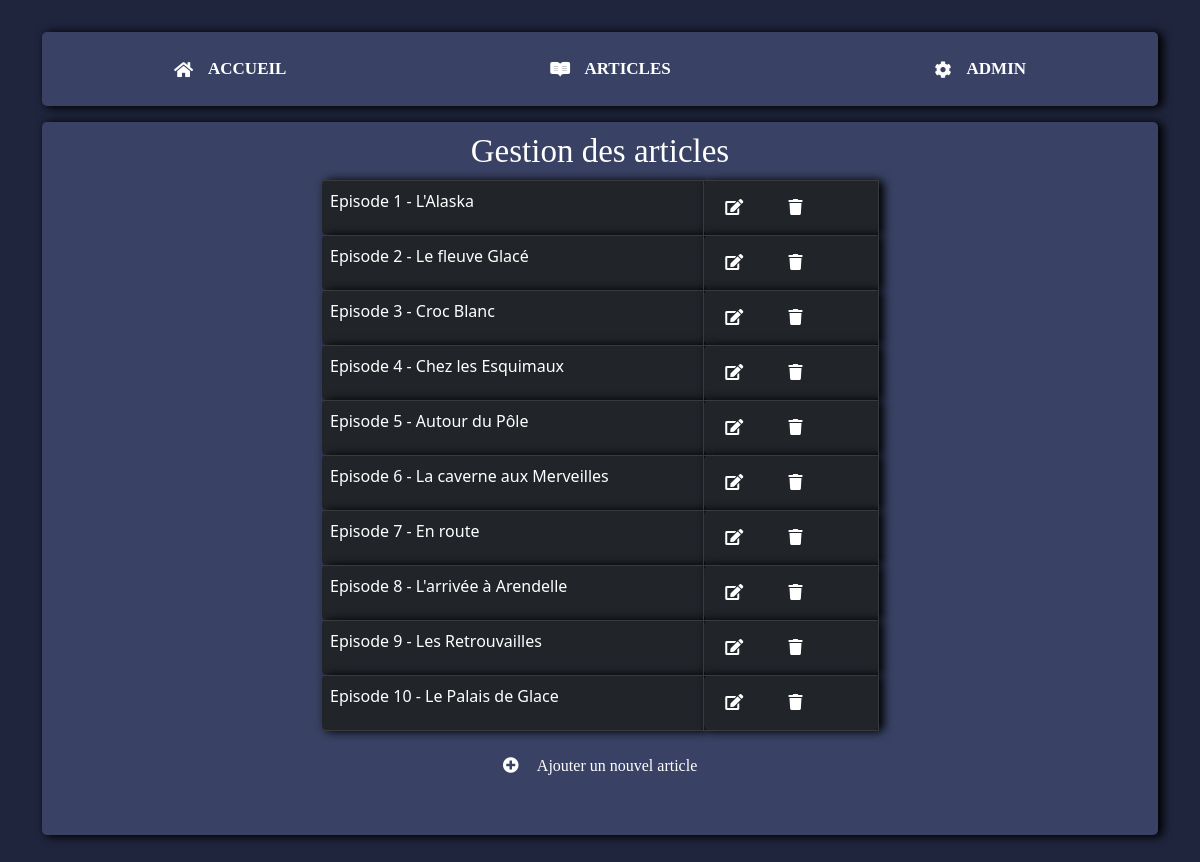
Page /?action=admin_articles (signed in) on the committed database.
### tables this page shows
CREATE TABLE `article` (
  `id` int(11) NOT NULL,
  `title` varchar(255) NOT NULL,
  `content` text NOT NULL,
  `picture` varchar(255) NOT NULL,
  `published_date` datetime NOT NULL,
  `user_id` int(11) NOT NULL
);

### controller/AdminController.php (called while the page is built, shortened)
<?php
require_once('./model/Article.php');
function adminArticles(){
    $articleModel = new Article();
    $articles = $articleModel->getArticles();
    require_once('./view/admin/admin-articles.php');
}

### model/Db.php (called while the page is built, shortened)
<?php
class Db {
    public function __construct(){
        $env = parse_ini_file(__DIR__ . '/../.env');
                $this->db = new PDO('mysql:dbname=' . $env['db_name'] . ';host=' . $env['db_host'], $env['db_user'], $env['db_password']);
    }
}

### model/Article.php (called while the page is built, shortened)
<?php
require_once('Db.php');
class Article extends Db {
    public function getArticles(){
        $query = $this->db->prepare('SELECT * FROM article');
        $query->execute([]);
        return $query->fetchAll();
    }
}

### view/admin/admin-articles.php (the view, shortened to what this page needs)
<!DOCTYPE html>
<html lang="en">
<head>
    <link href="https://cdn.jsdelivr.net/npm/bootstrap@5.0.0-beta1/dist/css/bootstrap.min.css" rel="stylesheet">
    <link rel="stylesheet" href="https://cdnjs.cloudflare.com/ajax/libs/font-awesome/5.13.1/css/all.min.css" />
    <link rel="stylesheet" href="assets/css/style.css" />
</head>
    <body>
<div class="main-container">
<?php include_once(__DIR__ . '/../header.php'); ?>
<div class="middle-container container">
    <div class="block w-100">
        <div class="Block_gestion_article">
            <h1>Gestion des articles</h1>
        <table class='table table-bordered  table-dark w-50 mx-auto'>
            <tbody>
                <?php foreach($articles as $article){ ?>
                    <tr>
                        <td> <?php echo $article['title'] ?></td>
                        <td>
                            <a href="?action=edit_article&article_id=<?php echo $article['id']; ?>" class="btn">
                                <i class="fas fa-edit"></i>
                            </a>
                            <a href="?action=delete_article&article_id=<?php echo $article['id']; ?>" class="btn">
                                <i class="fas fa-trash"></i>
                            </a>
                       </td>
                    </tr>
                <?php } ?>
        </table>
        <div class="d-flex justify-content-center">
            <a href="?action=add_article" class='btn text-white'>
                <i class="fas fa-plus-circle"></i> Ajouter un nouvel article
            </a>
        </div>
    </div>
</div>
</body>
    </body>
</html>

### assets/css/style.css (style rules this page uses)
* { -webkit-box-sizing: border-box; }
body { background: #1f253d; }
h1 { font-family: 'Times New Roman', Times, serif; font-size: 33px; color: #fff; display: flex; justify-content: center; }
.fas, .fab, .far { font-weight: 882; margin-right: 15px; color: white; }
a { font-weight: bold; font-family: Time New Roman; display: flex; justify-content: center; }
h2, p, a, span { color: #fff; text-decoration: none; }
.block { background: #394264; border-radius: 5px; padding-top: 10px; box-shadow: 4px 1px 10px 1px black; }
.main-container { width: 96%; height: 1725px; margin: 2em 2%; }
.container { margin-bottom: 15px; }
.Block_gestion_article { padding-bottom: 50px; }
td { border-radius: 5px; box-shadow: 4px 1px 10px 1px black; }

### rows in the picture
article: title "Episode 1 - L'Alaska"
article: title "Episode 2 - Le fleuve Glacé"
article: title "Episode 3 - Croc Blanc"
article: title "Episode 4 - Chez les Esquimaux"
article: title "Episode 5 - Autour du Pôle"
article: title "Episode 6 - La caverne aux Merveilles"
article: title "Episode 7 - En route"
article: title "Episode 8 - L'arrivée à Arendelle"
article: title "Episode 9 - Les Retrouvailles"
article: title "Episode 10 - Le Palais de Glace"
